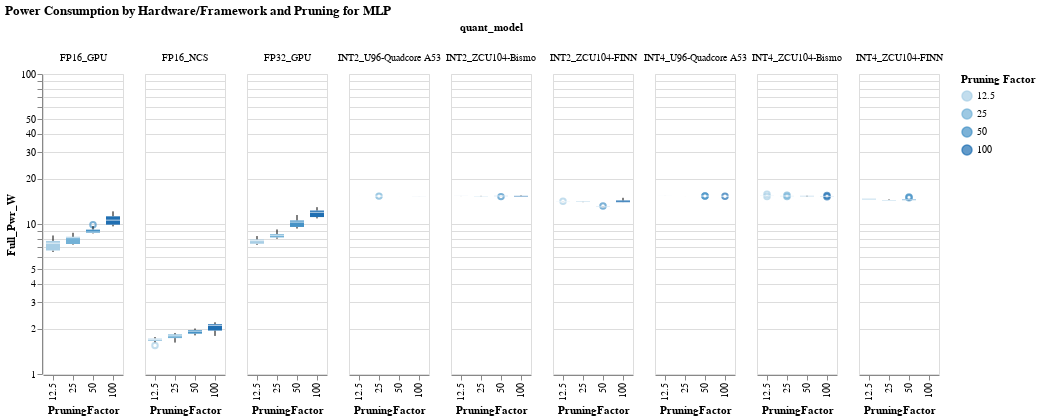

The notebook cell this image was saved under:
### Code cell
#hide_input
#%run scripts/altair_plots.py  #run the plot script if it wasn't previously run
boxplot(df=mlp_df, yaxis="Full_Pwr_W", title="Power Consumption by Hardware/Framework and Pruning for MLP")

### Figure 1 — Vega-Lite specification as saved in the notebook (floating-point values rounded to 4 significant figures; data arrays with more than 128 entries replaced by an {"elided": "..."} marker saying what was removed)
{"config": {"view": {"continuousWidth": 400, "continuousHeight": 300}}, "data": {"name": "data-3d024127f215fb3bd68c1406f0727150"}, "facet": {"column": {"type": "nominal", "field": "quant_model"}}, "spec": {"mark": "boxplot", "encoding": {"color": {"type": "ordinal", "field": "PruningFactor", "title": "Pruning Factor"}, "x": {"type": "ordinal", "field": "PruningFactor"}, "y": {"type": "quantitative", "field": "Full_Pwr_W", "scale": {"type": "log"}, "title": "Full_Pwr_W"}}, "selection": {"selector010": {"type": "interval", "bind": "scales", "encodings": ["x", "y"]}}}, "title": "Power Consumption by Hardware/Framework and Pruning for MLP", "$schema": "https://vega.github.io/schema/vega-lite/v4.0.2.json", "datasets": {"data-3d024127f215fb3bd68c1406f0727150": {"elided": "278 records"}}}
